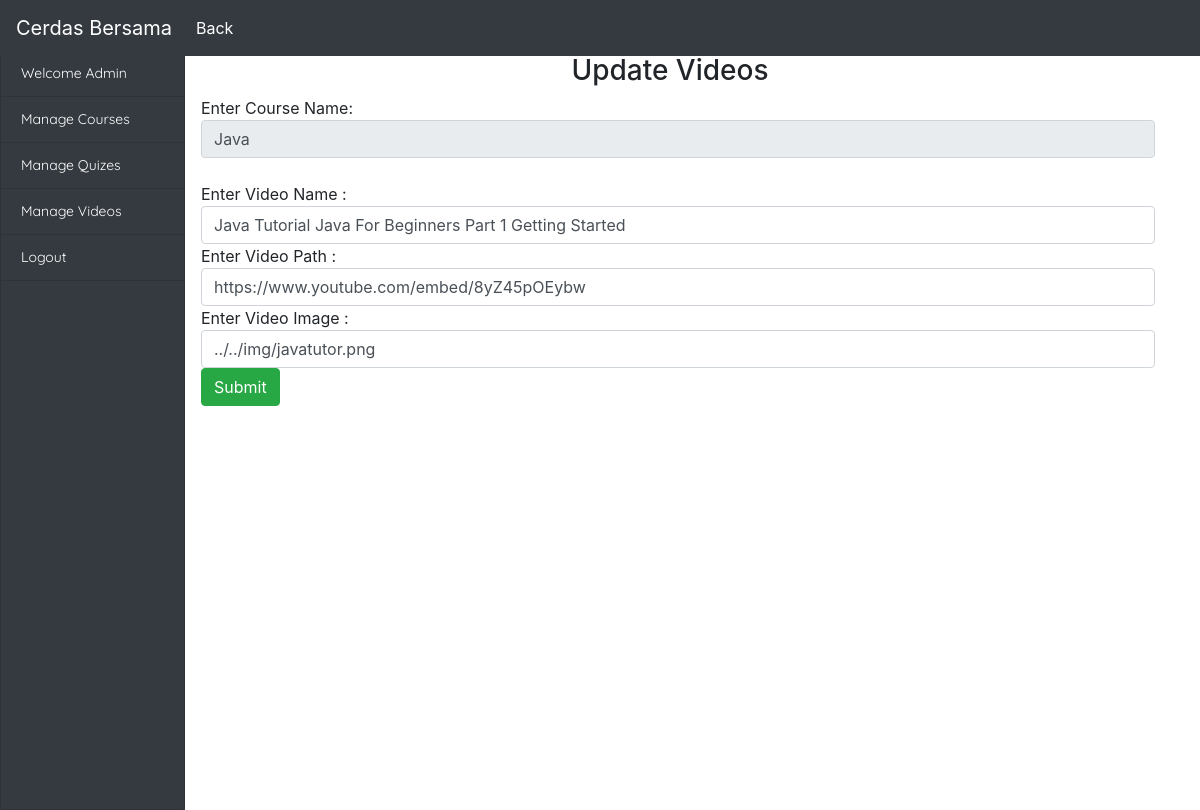
/admin/manage_videos/update_videos.php?video_id=51&course_name=Java, run on the app's committed database.
### tables this page shows
CREATE TABLE `videos` (
  `video_id` int(255) NOT NULL,
  `video_path` varchar(255) NOT NULL,
  `video_name` varchar(255) NOT NULL,
  `course_name` varchar(255) NOT NULL,
  `video_image` varchar(255) NOT NULL
);

### admin/manage_videos/update_videos.php (the view, shortened to what this page needs)
<!DOCTYPE html>
<html>
<head>
  <link rel="stylesheet" href="https://maxcdn.bootstrapcdn.com/bootstrap/4.0.0/css/bootstrap.min.css">
</head>
<body>
<nav class="navbar navbar-expand-lg navbar-light bg-dark fixed-top">
  <a class="navbar-brand text-white" href="../admin_main.php">Cerdas Bersama</a>
  <div class="collapse navbar-collapse" id="navbarSupportedContent">
    <ul class="navbar-nav mr-auto ">
      <li class="nav-item active">
        <a class="nav-link text-white" href="manage_videos.php">Back  <span class="sr-only">(current)</span></a>
      </li>
    </ul>
  </div>
</nav>
 <div class="container-fluid" style="margin-top: 50px;" >
      <div class="row">
        <div class="col-sm-2 col-md-2 sidebar badge-dark" style="margin:inherit;" id="sidebar" >
         <ul class="list-group text-white sidebar-list">
         <li class="list-group-item  bg-dark "><a href="../admin_main.php">Welcome Admin</a></li>
            <li class="list-group-item bg-dark "><a href="../manage_courses/manage_courses.php">Manage Courses</a></li>
            <li class="list-group-item bg-dark"><a href="../manage_quiz/manage_quiz.php">Manage Quizes</a></li>
            <li class="list-group-item bg-dark"><a href="manage_videos.php">Manage Videos</a></li>
            <li class="list-group-item bg-dark"><a href="../../login.php">Logout</a></li>
            <li class="list-group-item bg-dark"><br><br><br><br><br><br><br><br><br><br><br><br><br><br><br><br><br><br><br><br><br><br><br><br></li>
          </ul>
        </div>
      <div class="col-md-10 ">
<?php
$con = mysqli_connect('localhost', 'root');
mysqli_select_db($con, 'cerdasbersama');
if (isset($_GET['video_id'])) {
  $video_id = $_GET['video_id'];
  $q = "SELECT * FROM videos WHERE video_id='$video_id'";
  $result = mysqli_query($con, $q);
  while ($res = mysqli_fetch_array($result)) {
    ?>
    <div class="mt-1">
      <h3 class="text-center">Update Videos</h3>
    </div>
    <form method="POST" action="verify_video_update.php" class="ml-3">
      Enter Course Name:<input type="text" name="coursename" readonly="readonly" class="form-control" value="<?php echo $res['course_name'] ?>"><br>
      Enter Video Name :<input type="text" name="video_name" class="form-control" value="<?php echo $res['video_name'] ?>">
      Enter Video Path :<input type="text" name="video_path" class="form-control" value="<?php echo $res['video_path'] ?>">
      Enter Video Image :<input type="text" name="video_image" class="form-control" value="<?php echo $res['video_image'] ?>">
      <button type="submit" name="submitupdate" class="btn btn-success">Submit</button>
    </form>
    <?php
  }
} else {
 echo "Video anda berhasil diupdate!";
}
?>
  </div>
  </div>
<body>
</html>

### admin/manage_videos/update_videos.php (style rules this page uses)
.sidebar-list { margin-right: -15px; font-family: 'Quicksand', sans-serif; font-size: 14px }
.sidebar-list li a { color:white; text-decoration: none; }

### data on the page
videos: coursename "Java", video_name "Java Tutorial Java For Beginners Part 1 Getting Started", video_path "https://www.youtube.com/embed/8yZ45pOEybw", video_image "../../img/javatutor.png"
